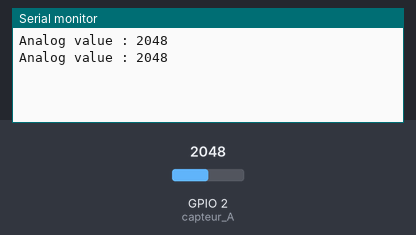
Bench run of a sketch on a simulated ESP32. Shown: the last lines printed to the serial monitor. Inputs (shaded band) come from the test bench; at power-on: GPIO 2 (capteur_A) = 2048.

Above: at 1.8 s.
1.9 s: GPIO 2 (capteur_A) set to 2866
At 2.4 s:
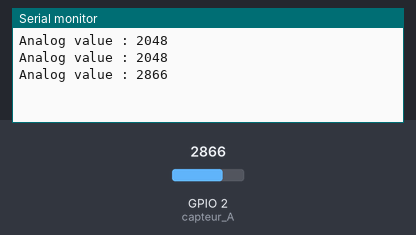
3.4 s: GPIO 2 (capteur_A) set to 3603
At 4.8 s:
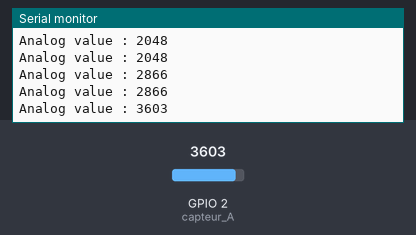
Timing chart, 0 to 6.4 s (numbered marks = the images above; inputs shaded):
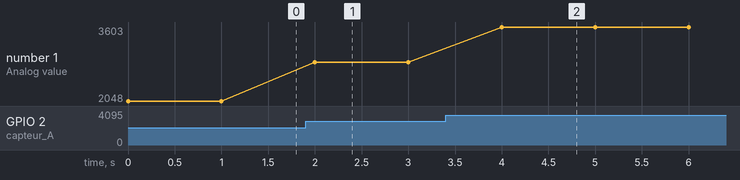

The sketch:

percobaan3.ino
```cpp
const int capteur_D = 33;
const int capteur_A = 2;

int val_analogique;

void setup()
{
pinMode(capteur_D, INPUT);
pinMode(capteur_A, INPUT);
 Serial.begin(9600);
 }

 void loop()
 {
//  if(digitalRead(capteur_D) == LOW)
//  {
//  Serial.println("Digital value : wet");
//  delay(10);
//  }
//  else
//  {
//  Serial.println("Digital value : dry");
//  delay(10);
//  }
 val_analogique=analogRead(capteur_A);
 Serial.print("Analog value : ");
 Serial.println(val_analogique);
 Serial.println("");
 delay(1000);
 }
```

Measured:
- after the input at 1.9 s, the serial monitor: prints a new line after 0.10 s (image 1)
- after the input at 3.4 s, the serial monitor: prints a new line after 0.60 s (image 2)
- plotted number 1: 2048 → 2866 after the input at 1.9 s, 2866 → 3603 after the input at 3.4 s
